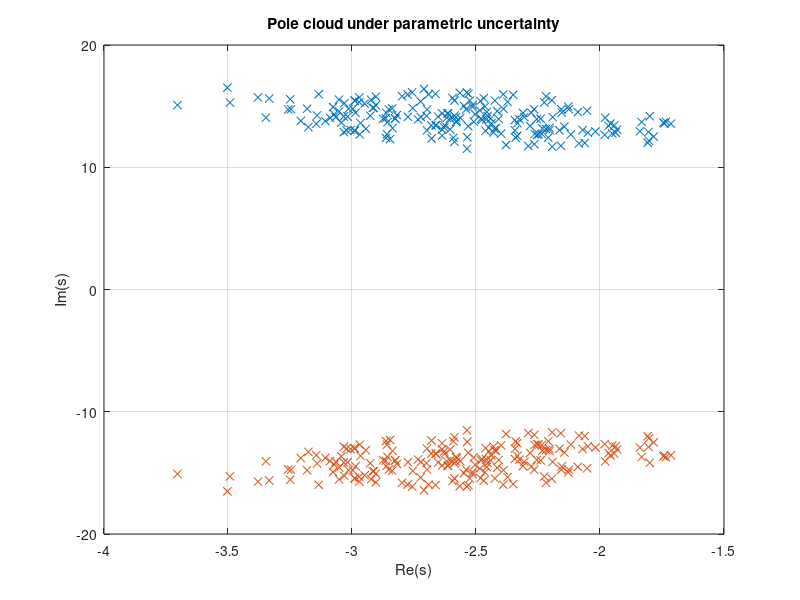
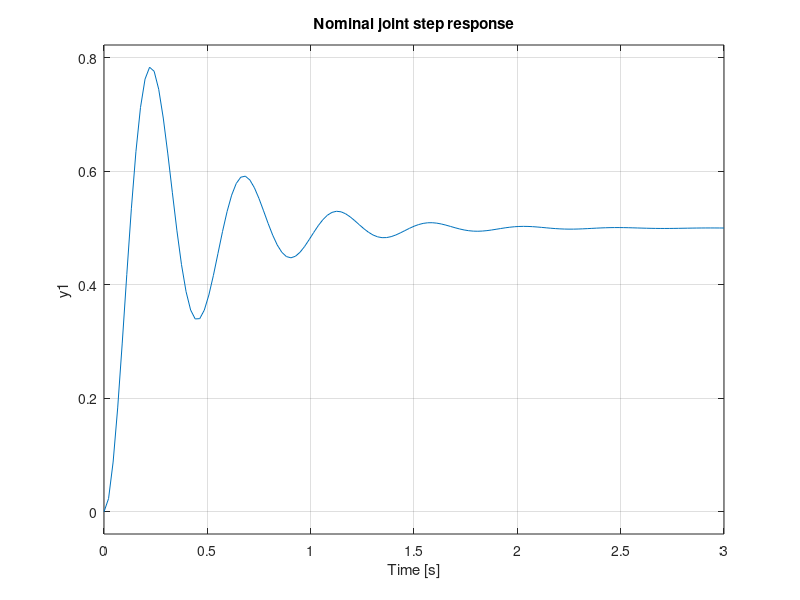

Here is the MATLAB script that generated these plots, in order:
J0 = 0.01;  b0 = 0.05;  k0 = 2.0;
rel_unc = 0.2;
N = 200;

poles_all = [];

for i = 1:N
    J = J0 * (1 + rel_unc*(2*rand - 1));
    b = b0 * (1 + rel_unc*(2*rand - 1));
    k = k0 * (1 + rel_unc*(2*rand - 1));

    sys = tf(1, [J b k]);   % G(s) = 1/(J s^2 + b s + k)
    poles_all = [poles_all; pole(sys).'];
end

figure; plot(real(poles_all), imag(poles_all), 'x');
xlabel('Re(s)'); ylabel('Im(s)');
title('Pole cloud under parametric uncertainty'); grid on;

% Nominal step response (e.g., joint angle under torque command)
sys_nom = tf(1, [J0 b0 k0]);
figure; step(sys_nom);
title('Nominal joint step response');
